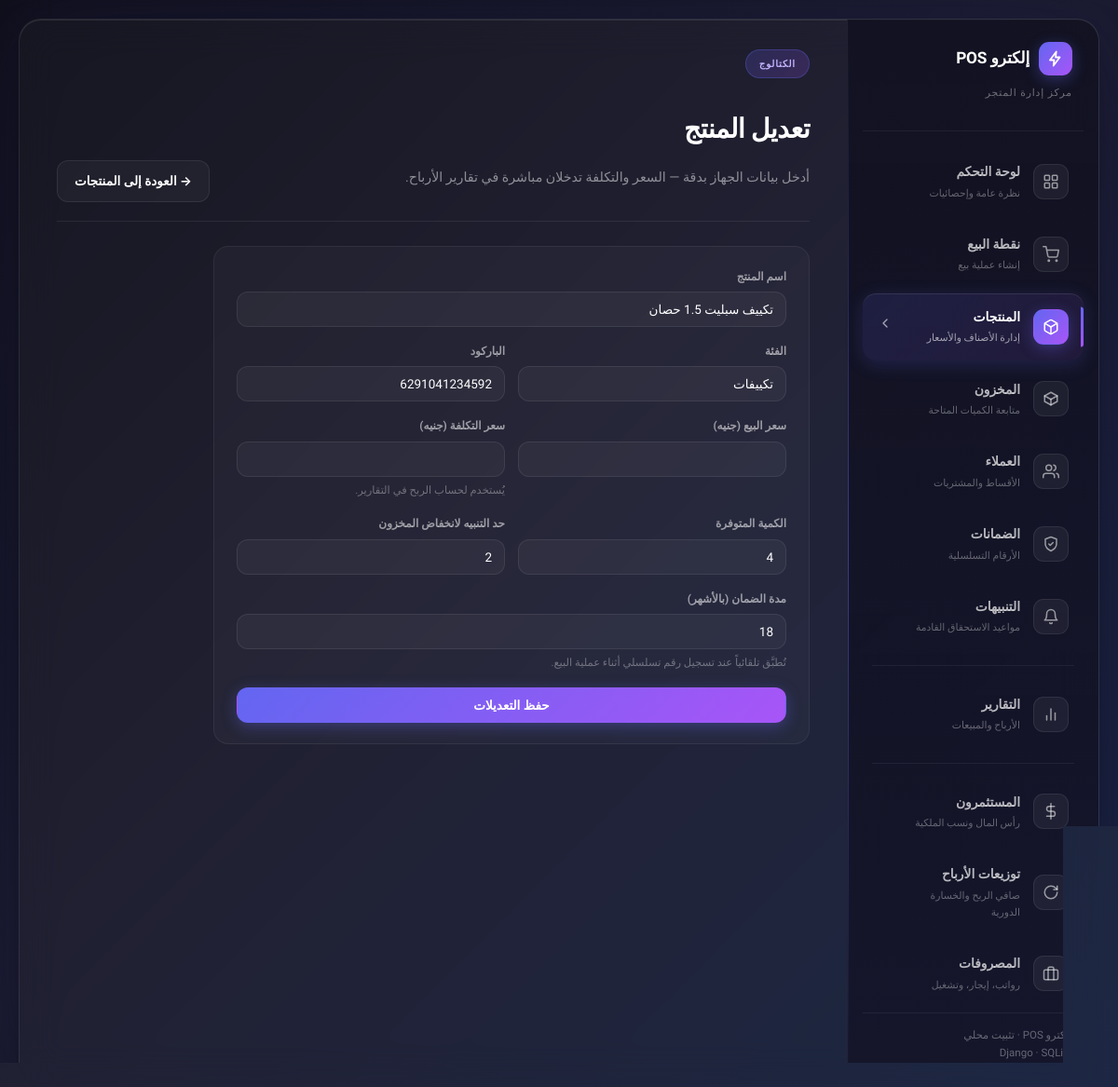
/manage/products/4/edit/, run on the app's committed database.
### pos/models.py (models this page shows, shortened)
class Product(models.Model):
    name = models.CharField(max_length=200)
    barcode = models.CharField(max_length=64, unique=True, null=True, blank=True)
    category = models.CharField(max_length=100, default="عام")
    price = models.DecimalField(max_digits=12, decimal_places=2)
    cost_price = models.DecimalField(max_digits=12, decimal_places=2, default=0)
    quantity = models.IntegerField(default=0)
    low_stock_threshold = models.IntegerField(default=3)
    warranty_months = models.IntegerField(default=12)
    created_at = models.DateTimeField(auto_now_add=True)
    class Meta:
        ordering = ["name"]

### pos/views.py (the view, shortened to what this page needs)
# urls.py: path("manage/products/<int:product_id>/edit/", views.product_edit, name="product_edit"),
def product_edit(request, product_id):
    product = get_object_or_404(Product, id=product_id)
    return render(request, "pos/product_form.html", {"product": product})

### pos/context_processors.py (called while the page is built)
def installment_alerts(request):
    try:
        from .models import InstallmentPlan, Investor
        cutoff = timezone.now() + timezone.timedelta(days=5)
        installment_count = InstallmentPlan.objects.filter(
            status=InstallmentPlan.ACTIVE,
            next_due_date__isnull=False,
            next_due_date__lte=cutoff,
        ).count()
        investor_count = sum(
            1 for inv in Investor.objects.filter(status=Investor.ACTIVE, dividends_due__gt=0)
            if inv.days_until_dividend_due is not None and inv.days_until_dividend_due <= 5
        )
        count = installment_count + investor_count
    except Exception:
        count = 0
    return {"nav_alerts_count": count}

### pos/templates/pos/product_form.html (shortened to what this page needs)
{% extends "pos/base.html" %}
{% block content %}
<div class="panel-header">
  <div>
    <span class="panel-badge">الكتالوج</span>
    <h1 class="panel-title">{% if product %}تعديل المنتج{% else %}إضافة منتج جديد{% endif %}</h1>
    <p class="panel-description">أدخل بيانات الجهاز بدقة — السعر والتكلفة تدخلان مباشرة في تقارير الأرباح.</p>
  </div>
  <a href="{% url 'pos:products_list' %}" class="btn">→ العودة إلى المنتجات</a>
</div>
<div class="content-card" style="max-width:640px;">
  <form method="post">
    <div class="field">
      <label>اسم المنتج</label>
      <input type="text" name="name" required value="{{ product.name|default:'' }}" placeholder="مثال: ثلاجة 18 قدم نو فروست">
    </div>
    <div class="field-row">
      <div class="field">
        <label>الفئة</label>
        <input type="text" name="category" value="{{ product.category|default:'عام' }}">
      </div>
      <div class="field">
        <label>الباركود</label>
        <input type="text" name="barcode" value="{{ product.barcode|default:'' }}" placeholder="اختياري">
      </div>
    </div>
    <div class="field-row">
      <div class="field">
        <label>سعر البيع (جنيه)</label>
        <input type="number" step="0.01" min="0" name="price" required value="{{ product.price|default:'' }}">
      </div>
      <div class="field">
        <label>سعر التكلفة (جنيه)</label>
        <input type="number" step="0.01" min="0" name="cost_price" value="{{ product.cost_price|default:0 }}">
        <div class="hint">يُستخدم لحساب الربح في التقارير.</div>
      </div>
    </div>
    <div class="field-row">
      <div class="field">
        <label>الكمية المتوفرة</label>
        <input type="number" min="0" name="quantity" value="{{ product.quantity|default:0 }}">
      </div>
      <div class="field">
        <label>حد التنبيه لانخفاض المخزون</label>
        <input type="number" min="0" name="low_stock_threshold" value="{{ product.low_stock_threshold|default:3 }}">
      </div>
    </div>
    <div class="field">
      <label>مدة الضمان (بالأشهر)</label>
      <input type="number" min="0" name="warranty_months" value="{{ product.warranty_months|default:12 }}">
      <div class="hint">تُطبَّق تلقائياً عند تسجيل رقم تسلسلي أثناء عملية البيع.</div>
    </div>
    <button type="submit" class="btn btn-primary btn-block">{% if product %}حفظ التعديلات{% else %}إضافة المنتج{% endif %}</button>
  </form>
</div>
{% endblock %}

### pos/static/pos/css/style.css (style rules this page uses)
:root { --bg-1: #0f0f1a; --bg-2: #1a1a2e; --bg-3: #16213e; --surface: rgba(255, 255, 255, 0.03); --surface-hover: rgba(255, 255, 255, 0.05); --border: rgba(255, 255, 255, 0.08); --border-soft: rgba(255, 255, 255, 0.06); --text: #ffffff; --text-dim: rgba(255, 255, 255, 0.55); --text-faint: rgba(255, 255, 255, 0.35); --accent-1: #6366f1; --accent-2: #a855f7; --accent-grad: linear-gradient(135deg, #6366f1 0%, #a855f7 100%); --accent-glow: rgba(99, 102, 241, 0.35); --good: #34d399; --good-bg: rgba(52, 211, 153, 0.14); --bad: #f87171; --bad-bg: rgba(248, 113, 113, 0.14); --info: #38bdf8; --info-bg: rgba(56, 189, 248, 0.14); --radius: 16px; --radius-sm: 12px; --font-body: "Tajawal", "Inter", sans-serif; --font-mono: "JetBrains Mono", ui-monospace, monospace; }
* { box-sizing: border-box; }
html, body { margin: 0; padding: 0; min-height: 100vh; background: linear-gradient(135deg, var(--bg-1) 0%, var(--bg-2) 50%, var(--bg-3) 100%); color: var(--text); font-family: var(--font-body); font-size: 15px; line-height: 1.7; }
a { color: inherit; text-decoration: none; }
.panel-header { margin-bottom: 26px; padding-bottom: 20px; border-bottom: 1px solid rgba(255, 255, 255, 0.08); display: flex; align-items: flex-end; justify-content: space-between; gap: 16px; flex-wrap: wrap; }
.panel-badge { display: inline-block; padding: 6px 14px; background: linear-gradient(135deg, rgba(99, 102, 241, 0.2) 0%, rgba(168, 85, 247, 0.2) 100%); border: 1px solid rgba(99, 102, 241, 0.3); border-radius: 20px; color: #c4b5fd; font-size: 0.68rem; font-weight: 700; text-transform: uppercase; letter-spacing: 0.08em; margin-bottom: 12px; }
.panel-title { color: #fff; font-size: 1.9rem; font-weight: 800; letter-spacing: -0.02em; margin-bottom: 6px; }
.panel-description { color: rgba(255, 255, 255, 0.5); font-size: 0.95rem; line-height: 1.7; max-width: 640px; }
.content-card { background: rgba(255, 255, 255, 0.03); border: 1px solid rgba(255, 255, 255, 0.06); border-radius: var(--radius); padding: 22px 24px; transition: all 0.35s ease; }
.btn { display: inline-flex; align-items: center; gap: 7px; justify-content: center; padding: 10px 18px; border-radius: var(--radius-sm); border: 1px solid var(--border); background: rgba(255,255,255,0.04); color: var(--text); font-family: var(--font-body); font-size: 13.5px; font-weight: 700; cursor: pointer; transition: all 0.2s ease; }
.btn-primary { background: var(--accent-grad); border-color: transparent; color: #fff; box-shadow: 0 4px 16px var(--accent-glow); }
.btn-block { width: 100%; }
input, select, textarea { width: 100%; background: rgba(255,255,255,0.04); border: 1px solid var(--border); color: var(--text); padding: 10px 13px; border-radius: var(--radius-sm); font-family: var(--font-body); font-size: 13.5px; outline: none; transition: border-color 0.2s ease; }
label { display: block; font-size: 12px; color: var(--text-dim); margin-bottom: 6px; font-weight: 700; }
.field { margin-bottom: 16px; }
.field-row { display: flex; gap: 14px; }
.field-row .field { flex: 1; }
.hint { font-size: 11.5px; color: var(--text-faint); margin-top: 5px; }

### data on the page
Product: name "تكييف سبليت 1.5 حصان", category "تكييفات", barcode "6291041234592", quantity "4", low_stock_threshold "2", warranty_months "18"
